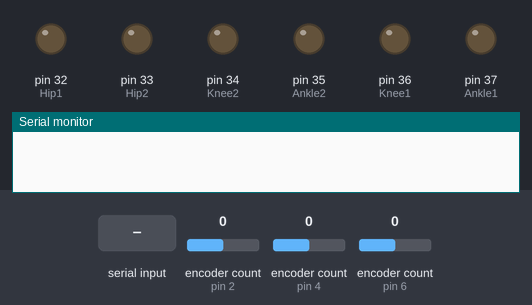
Recording of a sketch running on a simulated Arduino Mega 2560, built with avr-gcc and run on an emulated ATmega2560. On the bench: output pins drawn as LEDs (lit = HIGH), the last lines printed to the serial monitor. Inputs (shaded band) come from the test bench; at power-on: encoder count (sensors on pin 2, pin 4, pin 6) 0.

Above: at 1.2 s.
1.3 s: "200\n" received over Serial
At 1.8 s:
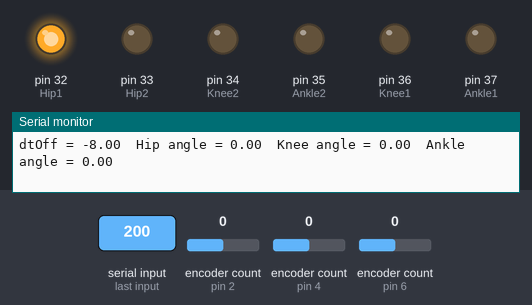
2.8 s: "90,45\n" received over Serial
At 3.1 s:
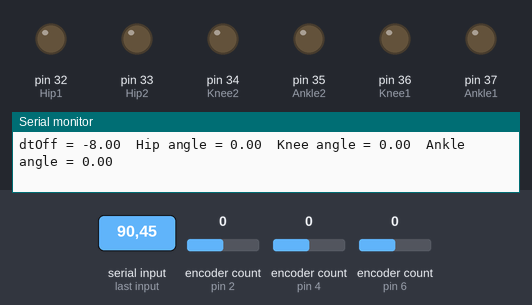
Timing chart, 0 to 34.2 s (numbered marks = the images above; inputs shaded):
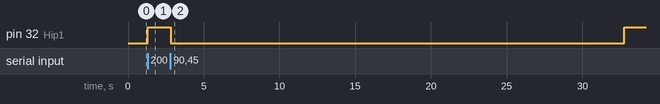

Measured:
- after the input at 1.3 s, pin 32 (Hip1): LOW → HIGH at once
- after the input at 2.8 s, pin 32 (Hip1): HIGH → LOW at once, → HIGH 30.0 s later

The sketch:

dtOff_Test.ino
```cpp
/*
 * dtOff_Test
 *
 * Adjust the amount of time signal is on LOW (dtOff) while keeping amount of time
 * signal is on HIGH constant to change duty cycle.
 * Enter value 1-100 to pulse at various duty cycles.
 * Enter -1 to turn off pulsing.
 *
 * Author: Flora Huang
 * Last Updated: 18 August 2022
 */

# include <Arduino.h>
# include <Encoder.h>

// Pins for muscles:
# define Hip1 32
# define Hip2 33
# define Knee1 36
# define Knee2 34
# define Ankle1 37
# define Ankle2 35

// Encoder objects for joints:
Encoder encoderHip(2,3);
Encoder encoderAnk(4,5);
Encoder encoderKne(6,7);

// Joint angle variables:
float angleHip, angleKne, angleAnk;

// Muscle variables:
int currMuscle = Hip1;   // Muscle currently being pulsed (edit this to change active muscle)

// Program control (time, on/off, etc.) variables:
bool pulsing                = false;      // Whether a muscle is currently being pulsed
unsigned long previousPrint = millis();   // Previous time data was printed
unsigned long timeInterval  = 1000;       // Time between each print

// Variables for pulsing:
int dutyCycle;   // Percentage of time on HIGH per period

void setup() {
  Serial.begin(115200);

  // Set pins to output:
  pinMode(Hip1, OUTPUT);
  pinMode(Hip2, OUTPUT);
  pinMode(Ankle1, OUTPUT);
  pinMode(Ankle2, OUTPUT);
  pinMode(Knee1, OUTPUT);
  pinMode(Knee2, OUTPUT);
}

void loop() {
  // Turn pulsing on/off based on user input:
  if (Serial.available()) {
    String userInput = Serial.readStringUntil('\n');
    dutyCycle = userInput.toInt();

    if (dutyCycle == -1) {
      resetMuscles();
      pulsing = false;
    } else {
      resetVariables();
      pulsing = true;
    }

    Serial.flush();
  }

  if (pulsing) {
    pulseMuscle();
  }
}

void resetVariables() {
/*
 * Reset variables to prepare for pulsing
 */
  angleHip = angleKne = angleAnk = 0;
}

void pulseMuscle() {
/*
 * Pulse given muscle at given duty cycle
 */
  // Variables for pulsing:
  int dtOn    = 15;                                  // [ms] Time on HIGH per period (edit this to adjust period length)
  float dtOff = (dtOn / (dutyCycle / 100)) - dtOn;   // [ms] Time on LOW per period
  int period  = dtOn + dtOff;                        // [ms] Length of each period
  int relTime = millis() % period;                   // [ms] Relative time within each period

  // Turn muscle on or off based on relative time:
  if (relTime <= dtOn) {
    digitalWrite(currMuscle, HIGH);
  } else {
    digitalWrite(currMuscle, LOW);
  }

  updateJointInfo(dtOff);
}

void updateJointInfo(float dtOff) {
/*
 * Read and update joint angles
 */
  float beta = 0.15;
  float tempAvgHip = 0, tempAvgKne = 0, tempAvgAnk = 0;

  // Sum 20 angle readings for each joint and convert to degrees:
  for (int i=0; i<20; i++) {
    tempAvgHip += encoderHip.read()*0.04395;
    tempAvgKne += encoderKne.read()*0.04395;
    tempAvgAnk += encoderAnk.read()*0.04395;
  }

  // Calculate average:
  tempAvgHip /= 20;
  tempAvgKne /= 20;
  tempAvgAnk /= 20;

  // Apply averaging strategy and update joint angles:
  angleHip = beta*tempAvgHip + (1-beta)*angleHip;
  angleKne = beta*tempAvgKne + (1-beta)*angleKne;
  angleAnk = beta*tempAvgAnk + (1-beta)*angleAnk;

  // Print info if enough time has passed since last print:
  if (millis() - previousPrint >= timeInterval) {
    Serial.print("dtOff = ");
    Serial.print(dtOff);
    Serial.print("\t");
    Serial.print("Hip angle = ");
    Serial.print(angleHip);
    Serial.print("\t");
    Serial.print("Knee angle = ");
    Serial.print(angleKne);
    Serial.print("\t");
    Serial.print("Ankle angle = ");
    Serial.println(angleAnk);
    previousPrint = millis();
  }
}

void resetMuscles() {
/*
 * Sets all muscles to LOW
 */
  digitalWrite(Hip1, LOW);
  digitalWrite(Hip2, LOW);
  digitalWrite(Ankle1, LOW);
  digitalWrite(Ankle2, LOW);
  digitalWrite(Knee1, LOW);
  digitalWrite(Knee2, LOW);
}
```
